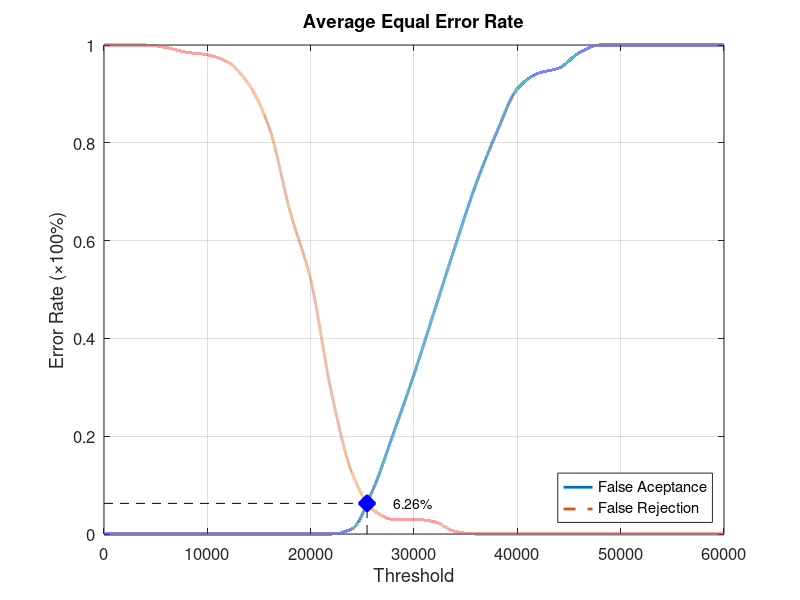
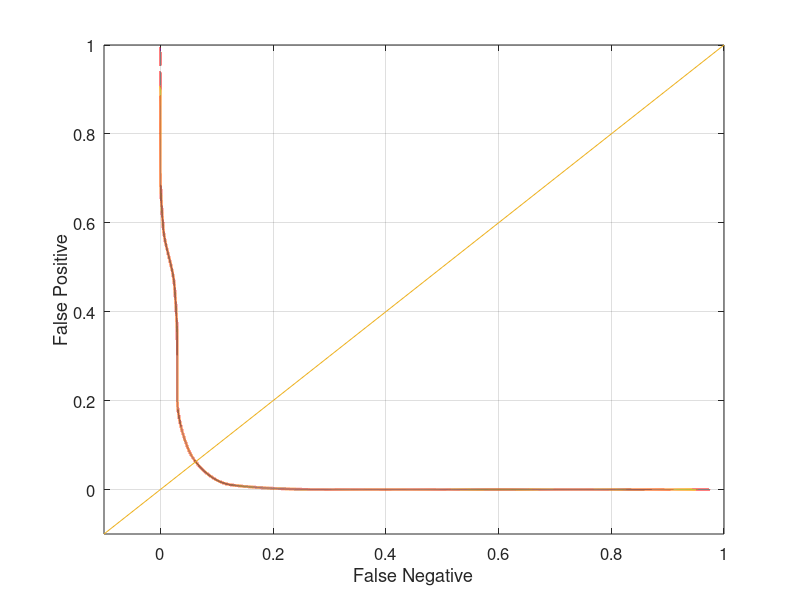

Write MATLAB code to recreate these figures, in order.
function yEER = Database1_1
close all;
clear;
clc;
x = 0:2000:60000;
xq = 0:0.5:60000;

y0 = [0 0 0 0 0 0 0 0 0 0 0 0 0.0105263 0.0894737 0.205263 0.326316 0.457895 0.589474 0.715789 0.821053 0.910526 0.942105 0.952632 0.984211 1 1 1 1 1 1 1];
yy0 = interp1(x, y0, xq, 'pchip');
y1 = [1 1 1 0.995 0.985 0.98 0.965 0.92 0.83 0.66 0.52 0.29 0.125 0.05 0.03 0.03 0.025 0.005 0 0 0 0 0 0 0 0 0 0 0 0 0];
yy1 = interp1(x, y1, xq, 'pchip');

% Calculating EER: 
y2 = abs(y0 - y1);
find(y2 == min(y2))
yy2 = abs(yy0 - yy1);
xEER = find(yy2 == min(yy2));
xEERIndex = xq(xEER) % X-axis EER
yEER = yy0(xEER) % Y-axis EER

main = figure
plot(xq, yy0,'-','LineWidth', 2);	hold on
plot(xq, yy1,'--','LineWidth', 2);	hold on
plot([xEERIndex xEERIndex], [0 yEER], 'k--');	hold on
plot([0 xEERIndex], [yEER yEER], 'k--');	hold on
plot(xEERIndex, yEER, 'bx', 'LineWidth', 10);	hold on
text(xEERIndex + 10 * xEERIndex / 100, yEER, [num2str(round((10000 * yEER)) / 100) '%'])
legend('False Aceptance', 'False Rejection', 'Location', 'SouthEast')
xlabel('Threshold')
ylabel('Error Rate (\times100%)')
title('Average Equal Error Rate')
set(gca, 'FontSize', 12)
axis([0 60000 0 1])
grid on

print(main, 'Database1_1Main', '-dpng');
FNRxFPR = figure('Color', [1 1 1]);
plot(yy1, yy0, '-', yy1, yy0, 'LineWidth', 2);
hold on
y = -0.1:0.1:1
plot(y, y); 
set(gca, 'FontSize', 12)
xlabel('False Negative')
ylabel('False Positive')
axis([-0.1 1 -0.1 1])
set(gca, 'FontSize', 12)
grid on

print(FNRxFPR, 'Database1_1FNRxFPR','-dpng');
end
